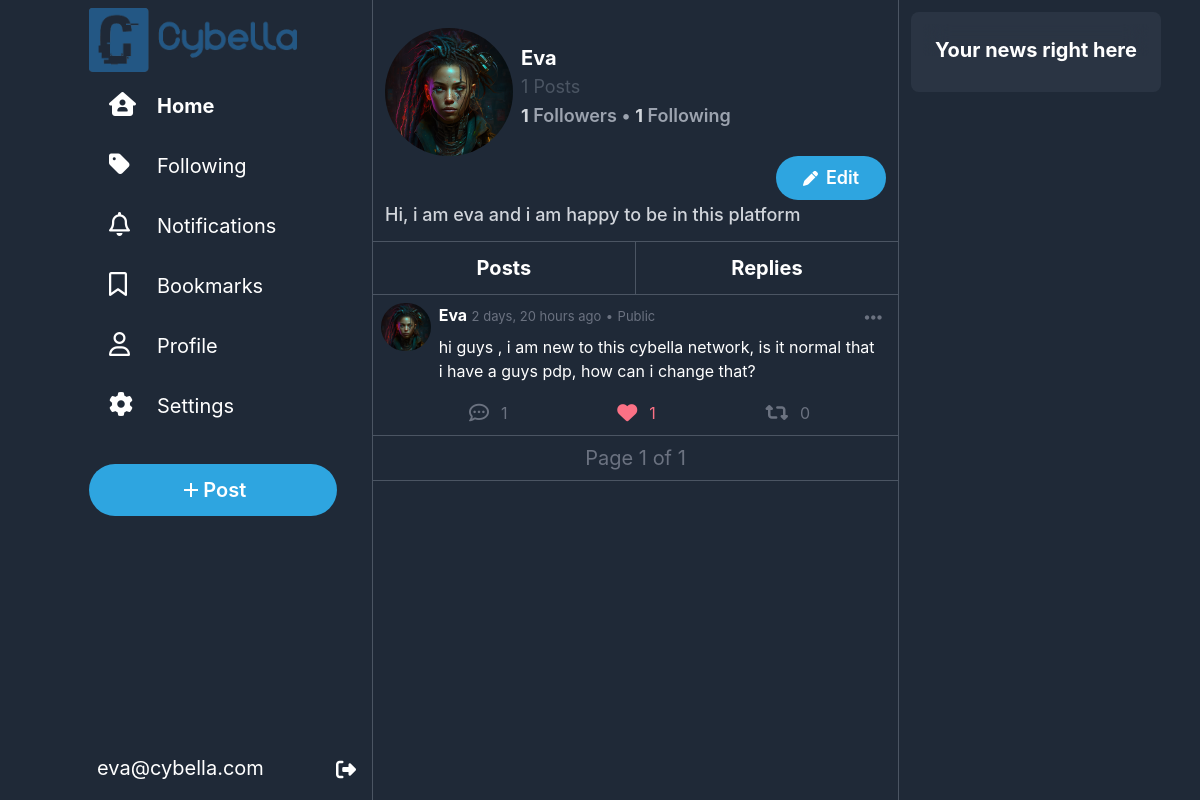
Page /profile/eva (signed in) on the earlier database version.
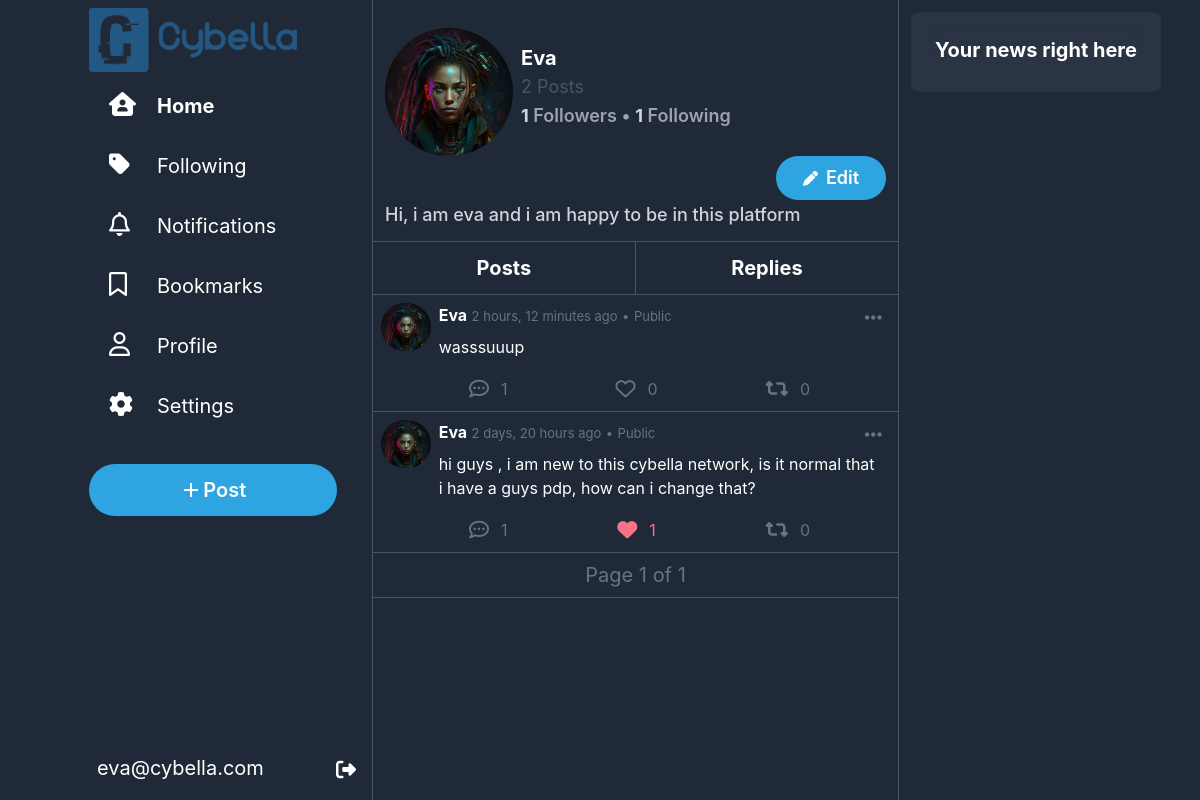
Same page on the later database version.
### network/models.py (models this page shows, shortened)
class Post(models.Model):
    user = models.ForeignKey(User, on_delete=models.CASCADE, related_name="posts")
    content = models.CharField(max_length=500)
    timestamp = models.DateTimeField(auto_now_add=True)
    likes = models.ManyToManyField(User, blank=True, related_name="liked_posts")
    images = models.ImageField(upload_to="network/images/posts", blank=True, null=True)
    repost = models.ForeignKey("self", on_delete=models.CASCADE, blank=True, null=True, related_name="reposts")
    parent_post = models.ForeignKey("self", on_delete=models.CASCADE, blank=True, null=True, related_name="comments")
    def is_reposted(self, user):
        return self.reposts.filter(user=user).exists()
    def is_a_repost(self):
        return self.repost is not None and self.user != self.repost.user

class User(AbstractUser):
    picture = models.ImageField(upload_to="network/images/profile_pictures", blank=True, null=True, default="network/images/profile_pictures/default.png")
    followers = models.ManyToManyField("self", symmetrical=False, blank=True, related_name="following")
    bookmarks = models.ManyToManyField("Post", blank=True, related_name="bookmarked_by")
    bio = models.TextField(blank=True)
    def __str__(self):
        return f"{self.username}"

### network/views.py (the view, shortened to what this page needs)
# urls.py: path("profile/<str:username>",views.ProfileView.as_view(), name="profile"),
@method_decorator(login_required, name='dispatch')
class ProfileView(View):
    def get(self, request, username):
        try:
            user = User.objects.get(username=username)
            posts = Post.objects.filter(user=user).order_by("-timestamp").all().filter(parent_post=None)
            replys = Post.objects.filter(user=user).order_by("-timestamp").all().exclude(parent_post=None)
            picture = user.picture.url
            paginator = Paginator(posts, 10)
            page = request.GET.get('page')
            posts = paginator.get_page(page)
            return render(request, "network/profile.html", {
                "TheUser": user,
                "posts": posts,
                "replys": replys,
                "picture": picture
            })
        except User.DoesNotExist:
            return render(request, "network/error.html", {
                "error": "User does not exist."
            })

### network/templatetags/custom_filters.py (called while the page is built)
@register.filter
def is_reposted_by_user(post, user):
    return post.is_reposted(user)

@register.filter
def is_repost(post):
    return post.is_a_repost()

### network/templates/network/profile.html (shortened to what the changed rows need)
{% extends "network/layout.html" %}
{% load static %}
{% load custom_filters %}
{% block body %}
<div class=" w-full backdrop-blur-md backdrop-filter min-h-24 bg-gray-800 sticky pt-7 p-3 text-xl text-white font-bold border-b border-gray-600 justify-between ">
    <div>
    <div class="flex ">
        <div class="inline mt-4">
            <span>{{TheUser.username|title}}</span><br>
            <span class="text-lg font-normal text-gray-600">{{posts|length}} Posts</span><br>
            <span class="text-lg font-semibold text-gray-400"><span class="text-gray-300 font-bold">{{TheUser.followers.all.count}}</span> Followers •</span>
            <span class="text-lg font-semibold text-gray-400"><span class="text-gray-300 font-bold">{{TheUser.following.all.count}}</span> Following</span>
        </div>
    </div>
    </div>
</div>
<div id="posts" class="">
{%for post in posts%}
        <div id="post{{post.id}}" class="w-full mx-auto bg-gray-800 pb-1 p-2 text-white border-b border-gray-600 hover:cursor-pointer hover:bg-slate-800">
            <div onclick="window.location.href='{% url 'post' post_id=post.id %}'" class="flex ">
                <img class="w-14 h-12 rounded-full mr-2" src="{{post.user.picture.url}}" alt="user Avatar">
                <div class="w-full">
                    <div class="flex justify-between">
                        <div>
                            <span class="font-bold">{{post.user|title}}</span>
                            <span class="text-gray-500 text-[13px]">{{post.timestamp|timesince}} ago</span>
                            <span class="text-gray-500 text-[13px]">•</span>
                            <span class="text-gray-500 text-[13px]">Public</span>
                        </div>
                        <div onclick="event.stopPropagation(); showOptions(this)"  class="relative hover:cursor-pointer rounded-full hover:bg-blue-600 hover:bg-opacity-20 px-2 py-1">
                            <i class="fa-solid fa-ellipsis-h text-xl text-gray-500  hover:text-blue-400"></i>
                        </div>
                    </div>
                    <div class="text-md w-full pl-0 pt-0 p-2  ">{{post.content}}</div>
                </div>
            </div>
            <div class="flex justify-between mt-1 mx-20 text-gray-500">
                <div onclick="openCommentBox('{{post.user|title}}','{{post.timestamp|timesince}}','{{post.content}}','{{post.user.picture.url}}','{{post.id}}')" class="flex hover:text-blue-400 hover:cursor-pointer"><i class="fa-regular fa-comment-dots text-xl rounded-full hover:bg-blue-400 hover:bg-opacity-20 p-2 "></i><span class="mt-1.5 ml-1">{{post.comments.all.count}}</span></div>
                {% if user not in post.likes.all%}
                    <div id="like" onclick="like(this,{{post.id}})" class="flex hover:text-rose-400 hover:cursor-pointer"><i class="fa-regular fa-heart text-xl rounded-full hover:bg-rose-400 hover:bg-opacity-20 p-2"></i><span class="mt-1.5 ml-1">{{post.likes.count}}</span></div>
                {%else%}
                    <div id="like" onclick="like(this,{{post.id}})" class="flex hover:text-rose-400 hover:cursor-pointer text-rose-400"><i class="fa-solid fa-heart text-xl rounded-full hover:bg-rose-400 hover:bg-opacity-20 p-2"></i><span class="mt-1.5 ml-1">{{post.likes.count}}</span></div>
                {%endif%}
                {% if not user.is_authenticated or not post|is_reposted_by_user:user%}
                    <div id="repost" onclick="repost(this,{{post.id}})" class="flex hover:text-emerald-500 hover:cursor-pointer"><i class="fa-solid fa-retweet text-xl rounded-full hover:bg-emerald-500 hover:bg-opacity-20 p-2"></i><span class="mt-1.5 ml-1">{{post.reposts.count}}</span></div>
                {%else%}
                    <div id="repost" onclick="repost(this,{{post.id}})" class="flex text-emerald-500 hover:text-emerald-500 hover:cursor-pointer"><i class="fa-solid fa-retweet text-xl rounded-full hover:bg-emerald-500 hover:bg-opacity-20 p-2"></i><span class="mt-1.5 ml-1">{{post.reposts.count}}</span></div>
                {%endif%}
            </div>
        </div>
    {%endfor%}
    </div>
{% endblock %}

Differences in the rows shown:
added Post: user.picture (picture), user "Eva", timestamp "2 hours, 12 minutes", content "wasssuuup", comments.all.count "1", likes.count "0", reposts.count "0"
Other differences:
{{ posts|length }}: "1" → "2"
